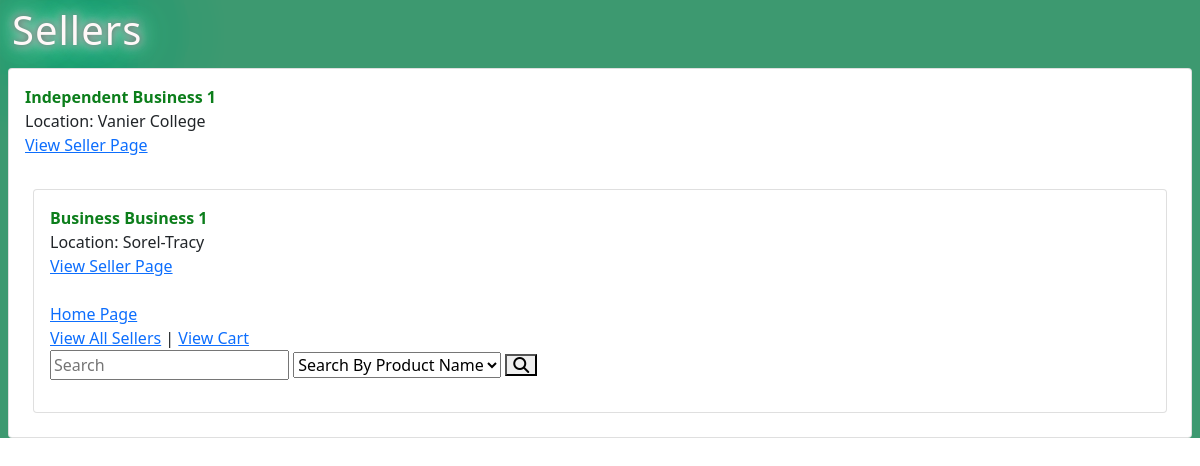
The page /Seller/list on the database its author committed.
### tables this page shows
CREATE TABLE `seller` (
  `seller_id` int(11) NOT NULL,
  `user_id` int(11) NOT NULL,
  `type` tinyint(1) NOT NULL COMMENT '0 is independent, 1 is business',
  `name` varchar(40) NOT NULL,
  `location` varchar(100) NOT NULL
);

### app/controllers/Seller.php (called while the page is built, shortened)
<?php
        class Seller extends \app\core\Controller {
            public function list() {
                $sellerObj = new \app\models\Seller();
                $sellers = $sellerObj->getAll();
                $this->view('Seller/list', $sellers);
            }
        }

### app/core/App.php (called while the page is built, shortened)
<?php
		class App {
			private $method = 'index';
			public function __construct() {
				$url = self::parseUrl();
				if (isset($url[0])) {
					unset($url[0]);
				}
				$this->controller = new $this->controller;
				if (isset($url[1])) {
					if (method_exists($this->controller, $url[1]))
						$this->method = $url[1];
					unset($url[1]);
				}
				$this->params = $url ? array_values($url) : [];
				call_user_func_array([$this->controller, $this->method], $this->params);
			}
			private static function parseUrl() {
				if (isset($_GET['url'])) {
					return explode('/',
						filter_var(
							rtrim($_GET['url'], '/'),
							FILTER_SANITIZE_URL)
					);
				}
			}
		}

### index.php (called while the page is built, shortened)
<?php
    new \app\core\App();

### app/models/Seller.php (called while the page is built, shortened)
<?php
    class Seller extends \app\core\Model {
        function getAll() {
            $SQL = 'SELECT * FROM seller';
            $STMT = self::$_connection->prepare($SQL);
            $STMT->execute();
            $STMT->setFetchMode(\PDO::FETCH_CLASS, "app\models\Seller");
            return $STMT->fetchAll();
        }
    }

### app/core/DBConnection.php (called while the page is built, shortened)
<?php
		class DBConnection {
			static $connection = null;
			private function __construct() {
				if (self::$connection == null) {
					$host = 'localhost';
					$DBname = 'projectdb';
					$user = 'root';
					$password = '';
					self::$connection = new \PDO("mysql:host=$host;dbname=$DBname", $user, $password);
				}
			}
			public static function getInstance() {
				return self::$connection;
			}
		}

### app/views/Seller/list.php (the view, shortened to what this page needs)
<html>
	<head>
		<link rel="stylesheet" href="../public/css/style.css">
		<link href="https://cdn.jsdelivr.net/npm/bootstrap@5.1.3/dist/css/bootstrap.min.css" rel="stylesheet">
	</head>
	<body>
		<div class='products'>
		<h1 id='all'>Sellers</h1>
		<?php
          	foreach($data as $seller) {
				echo "<div class='card m-2'>
				<div class='card-body'>
				<b>$seller->name</b> <br>
				Location: $seller->location <br>
				<a href='/Seller/index/$seller->seller_id'>View Seller Page</a> <br> <br>";
        	}
        ?>
		</div>
	</body>
</html>

### public/css/style.css (style rules this page uses)
.products { background: #3D9970; }
h1#all { Letter-spacing: 1px; margin-left: 10px; color: rgb(255, 248, 248); text-shadow: 0 0 7px rgb(75, 72, 72), 0 0 10px #fff, 0 0 21px #fff, 0 0 42px #0fa, 0 0 82px #0fa, 0 0 92px #0fa, 0 0 102px #0fa, 0 0 151px #0fa; line-height: 1.5em; text-indent: 2px; }
b { color: #0c7e1b; }

### rows shown on the page
seller: name "Independent Business 1", location "Vanier College"
seller: name "Business Business 1", location "Sorel-Tracy"
